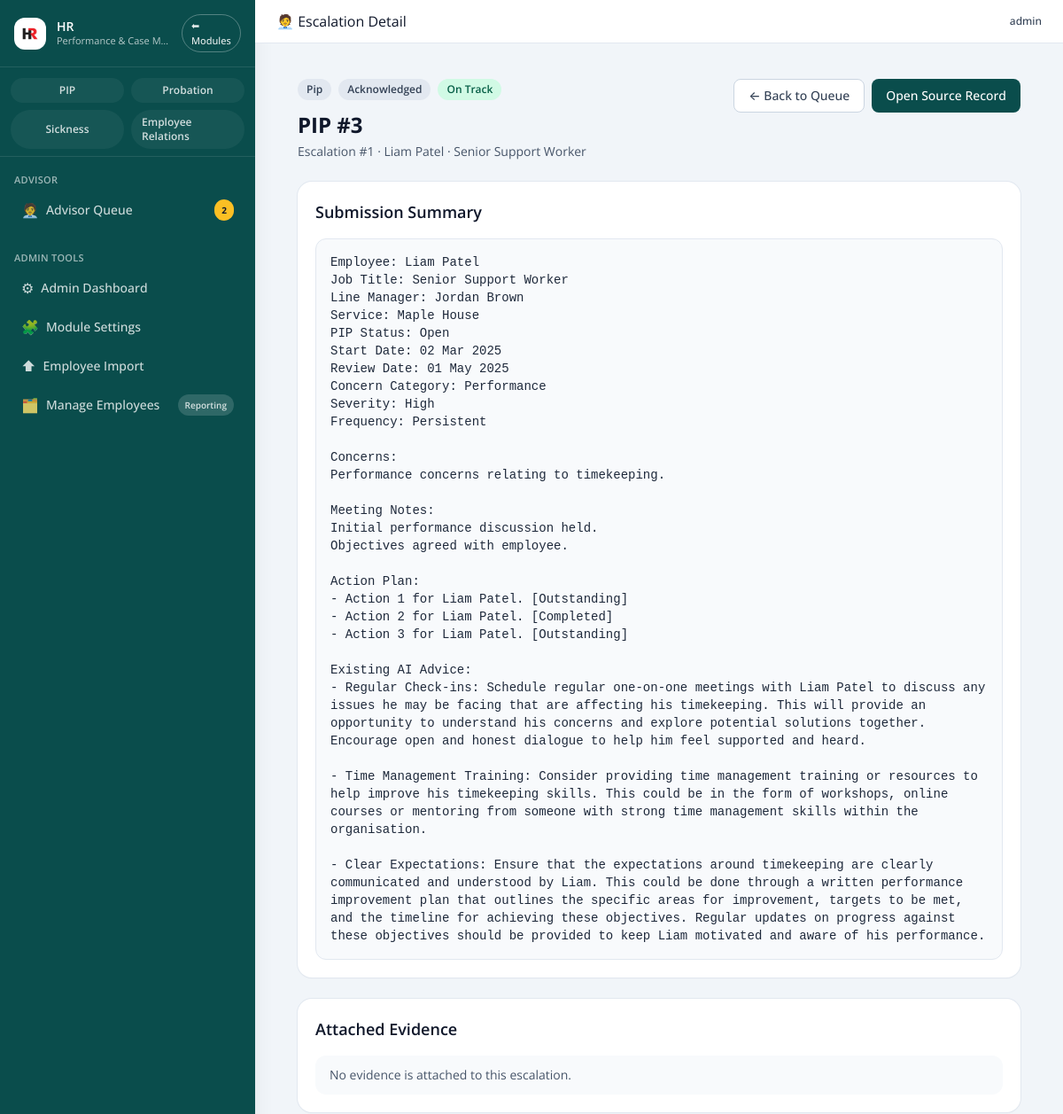
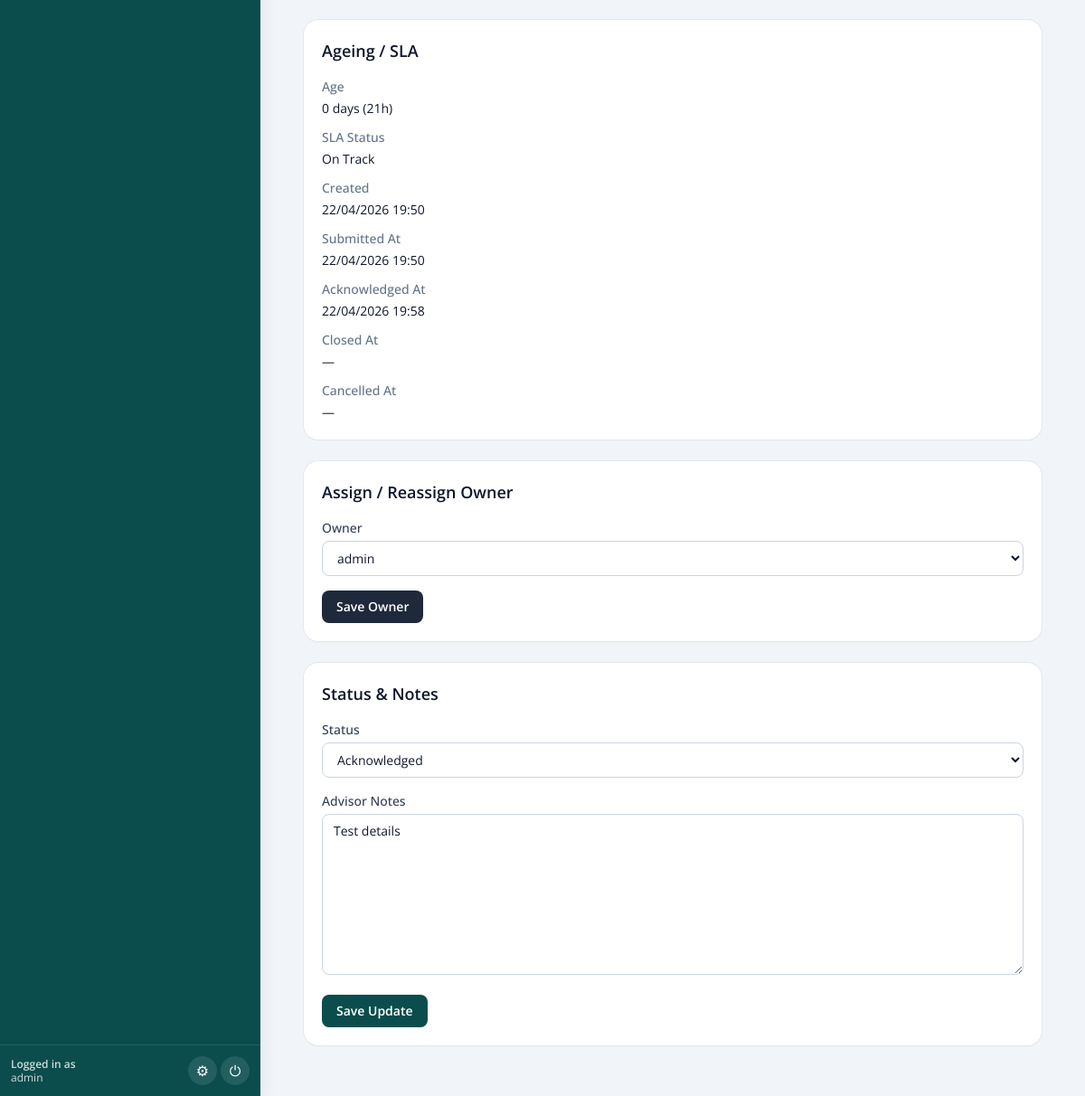
Page /admin/escalations/1 (signed in) on the earlier database version (2 pictures, top to bottom).
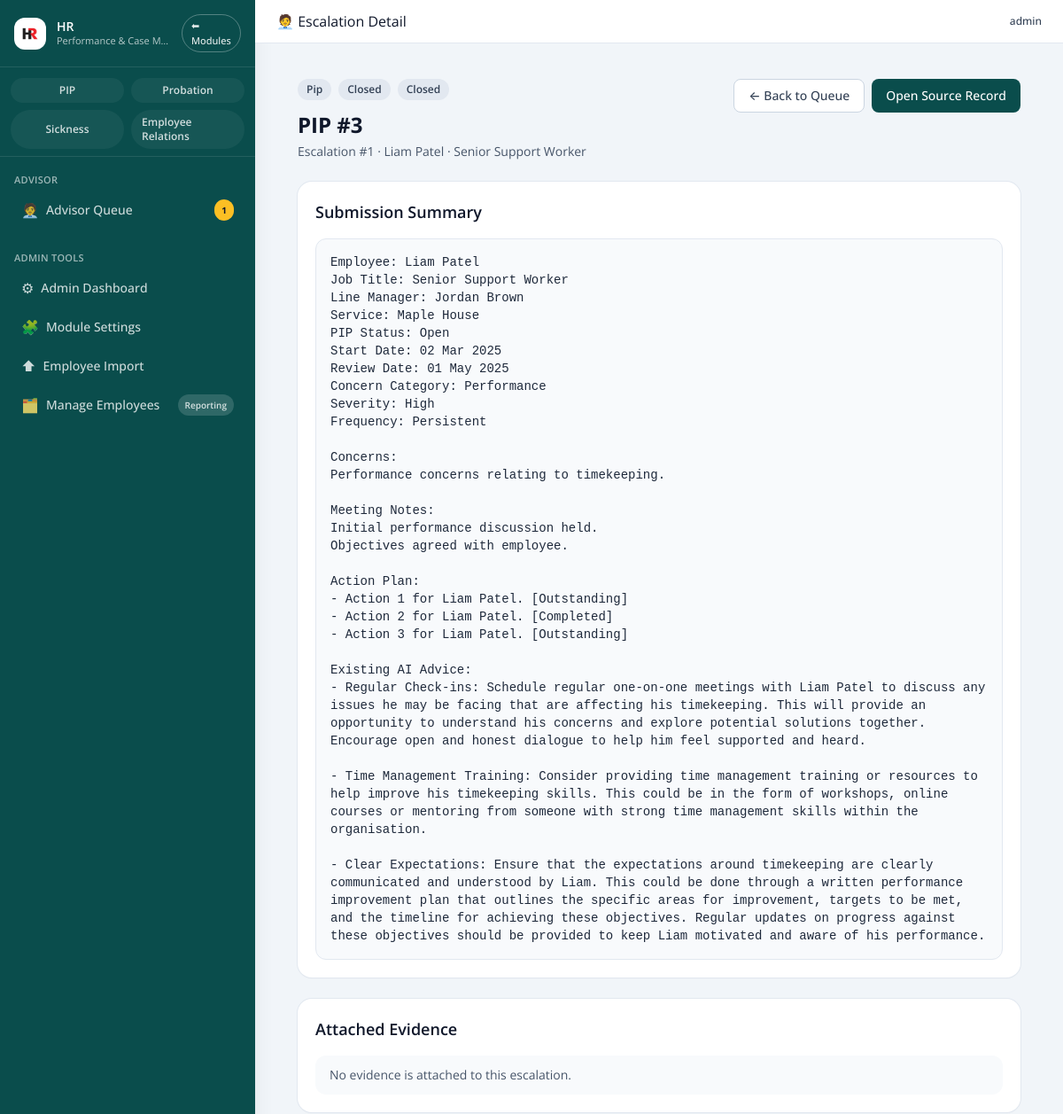
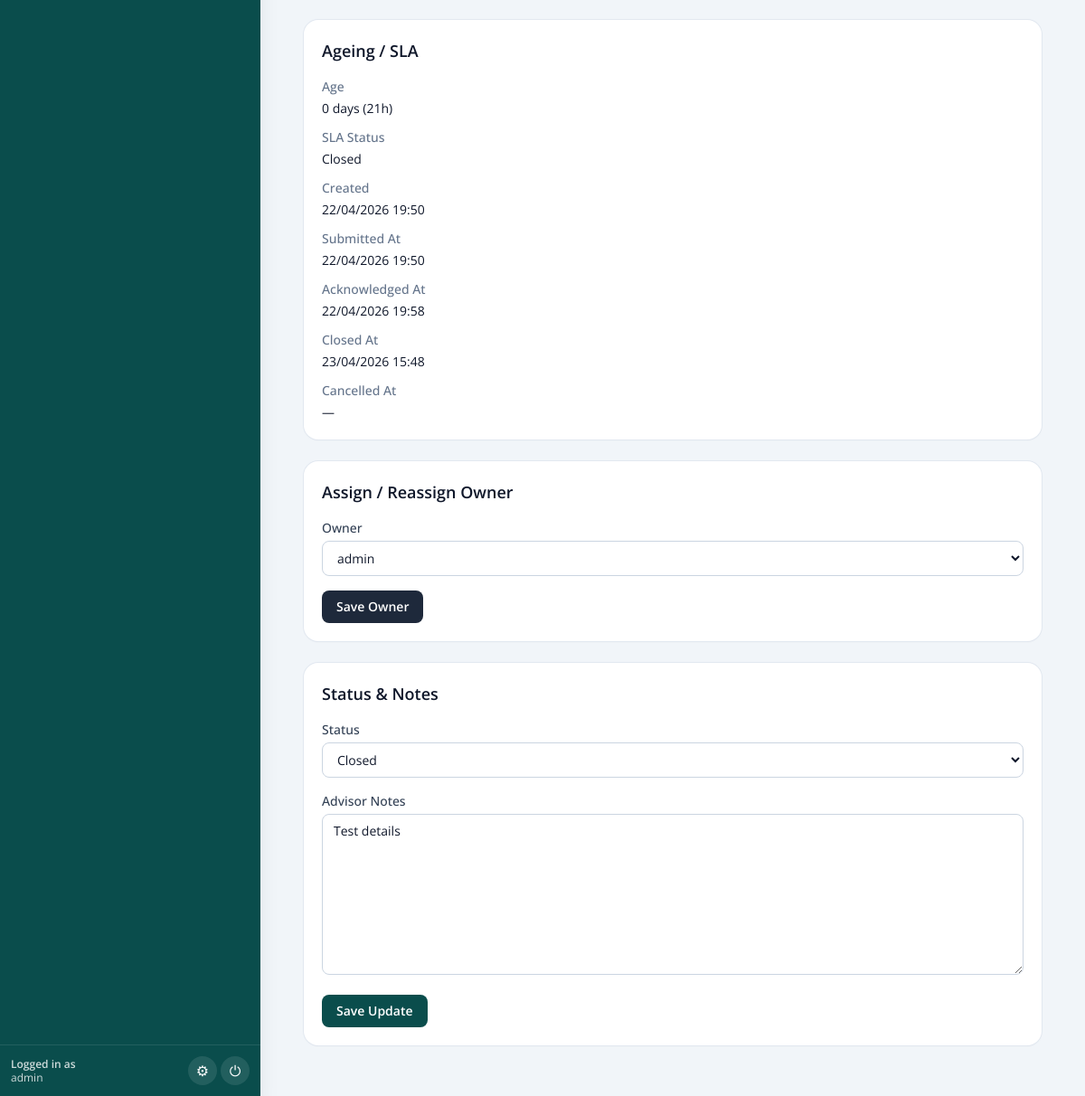
Same page on the later database version (2 pictures, top to bottom).
### pip_app/models.py (models this page shows, shortened)
class AdvisorEscalation(db.Model):
    __tablename__ = "advisor_escalations"
    id = db.Column(db.Integer, primary_key=True)
    organisation_id = db.Column(
        db.Integer,
        db.ForeignKey("organisations.id"),
        nullable=True,
        index=True,
    )
    module_key = db.Column(db.String(50), nullable=False, index=True)
    source_record_type = db.Column(db.String(50), nullable=False, index=True)
    source_record_id = db.Column(db.Integer, nullable=False, index=True)
    submitted_by_user_id = db.Column(
        db.Integer,
        db.ForeignKey("user.id"),
        nullable=False,
        index=True,
    )
    assigned_to_user_id = db.Column(
        db.Integer,
        db.ForeignKey("user.id"),
        nullable=True,
        index=True,
    )
    status = db.Column(db.String(50), nullable=False, default="draft", index=True)
    summary = db.Column(db.Text, nullable=True)
    advisor_notes = db.Column(db.Text, nullable=True)
    submitted_at = db.Column(db.DateTime, nullable=True)
    acknowledged_at = db.Column(db.DateTime, nullable=True)
    closed_at = db.Column(db.DateTime, nullable=True)
    cancelled_at = db.Column(db.DateTime, nullable=True)
    created_at = db.Column(db.DateTime, default=datetime.utcnow, nullable=False)
    updated_at = db.Column(
        db.DateTime,
        default=datetime.utcnow,
        onupdate=datetime.utcnow,
        nullable=False,
    )
    organisation = db.relationship(
        "Organisation",
        backref=db.backref("advisor_escalations", lazy=True),
    )
    submitted_by = db.relationship(
        "User",
        foreign_keys=[submitted_by_user_id],
        backref=db.backref("submitted_advisor_escalations", lazy=True),
    )
    assigned_to = db.relationship(
        "User",
        foreign_keys=[assigned_to_user_id],
        backref=db.backref("assigned_advisor_escalations", lazy=True),
    )
    documents = db.relationship(
        "AdvisorEscalationDocument",
        back_populates="escalation",
        cascade="all, delete-orphan",
        lazy=True,
        order_by="desc(AdvisorEscalationDocument.created_at)",
    )
    __table_args__ = (
        db.Index(
            "ix_advisor_escalation_source_lookup",
            "source_record_type",
            "source_record_id",
        ),
    )

class User(db.Model, UserMixin):
    id = db.Column(db.Integer, primary_key=True)
    username = db.Column(db.String(80), unique=True, nullable=False)
    email = db.Column(db.String(120), unique=True, nullable=False)
    password_hash = db.Column(db.String(200), nullable=False)
    admin_level = db.Column(db.Integer, default=0)  # 0 = line mgr, 1 = admin, 2 = superuser
    team_id = db.Column(db.Integer, nullable=True)
    organisation_id = db.Column(
        db.Integer,
        db.ForeignKey("organisations.id"),
        nullable=True,
        index=True,
    )
    organisation = db.relationship(
        "Organisation",
        backref=db.backref("users", lazy=True),
    )
    def is_admin(self):
        return self.admin_level >= 1
    def is_superuser(self):
        return self.admin_level == 2

### pip_app/blueprints/admin.py (the view)
@admin_bp.route("/admin/escalations/<int:escalation_id>")
@login_required
def advisor_escalation_detail(escalation_id):
    access_check = _admin_queue_access_required()
    if access_check:
        return access_check
    escalation = _get_escalation_or_404(escalation_id)
    source = _build_escalation_source_context(escalation)
    assignable_users = _scoped_assignable_users()
    age_data = _calculate_escalation_age_data(escalation)
    return render_template(
        "admin_escalation_detail.html",
        escalation=escalation,
        source=source,
        escalation_status_labels=ESCALATION_STATUS_LABELS,
        assignable_users=assignable_users,
        age_data=age_data,
    )

### app.py (called while the page is built)
@login_manager.user_loader
def load_user(user_id):
    return db.session.get(User, int(user_id))

@app.context_processor
def inject_module():
    return dict(active_module=session.get('active_module'))

@app.context_processor
def inject_enabled_modules():
    try:
        if getattr(current_user, "is_authenticated", False):
            return dict(enabled_modules=get_enabled_modules(user=current_user))
        return dict(enabled_modules=get_enabled_modules())
    except Exception:
        return dict(enabled_modules={module_key: True for module_key in DEFAULT_MODULE_KEYS})

@app.context_processor
def inject_csrf_token():
    return dict(csrf_token=generate_csrf)

@app.context_processor
def inject_time_helpers():
    return {
        "now_local": now_local,
        "today_local": today_local,
        "now_utc": now_utc,
    }

def compat_url_for(endpoint, **values):
    endpoint = LEGACY_ENDPOINT_ALIASES.get(endpoint, endpoint)
    return flask_url_for(endpoint, **values)

### pip_app/blueprints/admin.py (called while the page is built)
def _get_escalation_or_404(escalation_id):
    escalation = _scoped_escalation_query().filter(
        AdvisorEscalation.id == escalation_id
    ).first_or_404()
    return escalation

### templates/admin_escalation_detail.html (shortened to what the changed rows need)
{% extends "base.html" %}
{% block content %}
<div class="max-w-7xl mx-auto px-4 sm:px-6 py-6 space-y-6">
  <div class="flex flex-col gap-3 lg:flex-row lg:items-start lg:justify-between">
    <div>
      <div class="flex flex-wrap items-center gap-2">
        <span class="inline-flex items-center rounded-full bg-slate-200 px-2.5 py-1 text-xs font-semibold text-slate-700">
          {{ escalation.module_key|replace('_', ' ')|title }}
        </span>
        <span class="inline-flex items-center rounded-full bg-slate-200 px-2.5 py-1 text-xs font-semibold text-slate-700">
          {{ escalation.status|replace('_', ' ')|title }}
        </span>
        {% if age_data.sla_status == 'green' %}
          <span class="inline-flex items-center rounded-full bg-emerald-100 px-2.5 py-1 text-xs font-semibold text-emerald-800">
            {{ age_data.sla_label }}
          </span>
        {% elif age_data.sla_status == 'amber' %}
          <span class="inline-flex items-center rounded-full bg-amber-100 px-2.5 py-1 text-xs font-semibold text-amber-800">
            {{ age_data.sla_label }}
          </span>
        {% elif age_data.sla_status == 'red' %}
          <span class="inline-flex items-center rounded-full bg-red-100 px-2.5 py-1 text-xs font-semibold text-red-800">
            {{ age_data.sla_label }}
          </span>
        {% else %}
          <span class="inline-flex items-center rounded-full bg-slate-200 px-2.5 py-1 text-xs font-semibold text-slate-700">
            {{ age_data.sla_label }}
          </span>
        {% endif %}
      </div>
      <h2 class="mt-3 text-2xl font-bold text-slate-900">
        {{ source.source_title }}
      </h2>
      <p class="mt-1 text-sm text-slate-600">
        Escalation #{{ escalation.id }}
        {% if source.employee_name %} · {{ source.employee_name }}{% endif %}
        {% if source.secondary %} · {{ source.secondary }}{% endif %}
      </p>
    </div>
  </div>
  <div class="grid grid-cols-1 gap-6 xl:grid-cols-3">
    <div class="xl:col-span-2 space-y-6">
      <div class="rounded-2xl bg-white p-5 shadow-sm ring-1 ring-slate-200">
        <h3 class="text-lg font-semibold text-slate-900">Submission Summary</h3>
        {% if escalation.summary %}
          <pre class="mt-4 whitespace-pre-wrap text-sm text-slate-800 rounded-xl border border-slate-200 bg-slate-50 p-4">{{ escalation.summary }}</pre>
        {% else %}
          <div class="mt-4 rounded-xl bg-slate-50 px-4 py-3 text-sm text-slate-600">
            No summary was provided for this escalation.
          </div>
        {% endif %}
      </div>
    </div>
    <div class="space-y-6">
      <div class="rounded-2xl bg-white p-5 shadow-sm ring-1 ring-slate-200">
        <dl class="mt-4 space-y-3 text-sm">
          <div>
            <dt class="font-medium text-slate-500">SLA Status</dt>
            <dd class="mt-1 text-slate-900">{{ age_data.sla_label }}</dd>
          </div>
          <div>
            <dt class="font-medium text-slate-500">Created</dt>
            <dd class="mt-1 text-slate-900">{{ escalation.created_at.strftime('%d/%m/%Y %H:%M') if escalation.created_at else '—' }}</dd>
          </div>
          <div>
            <dt class="font-medium text-slate-500">Submitted At</dt>
            <dd class="mt-1 text-slate-900">{{ escalation.submitted_at.strftime('%d/%m/%Y %H:%M') if escalation.submitted_at else '—' }}</dd>
          </div>
          <div>
            <dt class="font-medium text-slate-500">Acknowledged At</dt>
            <dd class="mt-1 text-slate-900">{{ escalation.acknowledged_at.strftime('%d/%m/%Y %H:%M') if escalation.acknowledged_at else '—' }}</dd>
          </div>
          <div>
            <dt class="font-medium text-slate-500">Closed At</dt>
            <dd class="mt-1 text-slate-900">{{ escalation.closed_at.strftime('%d/%m/%Y %H:%M') if escalation.closed_at else '—' }}</dd>
          </div>
          <div>
            <dt class="font-medium text-slate-500">Cancelled At</dt>
            <dd class="mt-1 text-slate-900">{{ escalation.cancelled_at.strftime('%d/%m/%Y %H:%M') if escalation.cancelled_at else '—' }}</dd>
          </div>
        </dl>
      </div>
      <div class="rounded-2xl bg-white p-5 shadow-sm ring-1 ring-slate-200">
        <form method="POST"
              action="{{ url_for('admin.assign_advisor_escalation', escalation_id=escalation.id) }}"
              class="mt-4 space-y-4">
          <div>
            <label class="block text-sm font-medium text-slate-700 mb-1">Owner</label>
            <select name="assigned_to_user_id"
                    class="w-full rounded-lg border border-slate-300 bg-white px-3 py-2 text-sm text-slate-900">
              {% for user in assignable_users %}
                <option value="{{ user.id }}" {% if escalation.assigned_to_user_id == user.id %}selected{% endif %}>
                  {{ user.username }}
                </option>
              {% endfor %}
            </select>
          </div>
        </form>
      </div>
      <div class="rounded-2xl bg-white p-5 shadow-sm ring-1 ring-slate-200">
        <form method="POST"
              action="{{ url_for('admin.update_advisor_escalation', escalation_id=escalation.id) }}"
              class="mt-4 space-y-4">
          <div>
            <label class="block text-sm font-medium text-slate-700 mb-1">Status</label>
            <select name="status"
                    class="w-full rounded-lg border border-slate-300 bg-white px-3 py-2 text-sm text-slate-900">
              {% for key, label in escalation_status_labels.items() %}
                <option value="{{ key }}" {% if escalation.status == key %}selected{% endif %}>{{ label }}</option>
              {% endfor %}
            </select>
          </div>
          <div>
            <label class="block text-sm font-medium text-slate-700 mb-1">Advisor Notes</label>
            <textarea name="advisor_notes"
                      rows="8"
                      class="w-full rounded-lg border border-slate-300 bg-white px-3 py-2 text-sm text-slate-900"
                      placeholder="Add review notes, rationale, or next steps...">{{ escalation.advisor_notes or '' }}</textarea>
          </div>
        </form>
      </div>
    </div>
  </div>
</div>
{% endblock %}

### templates/base.html (shortened to what the changed rows need)
<!doctype html>
<html lang="en">
<head>
  <script src="https://cdn.tailwindcss.com"></script>
  <link rel="stylesheet" href="{{ url_for('static', filename='css/tokens.css') }}">
  <link rel="stylesheet" href="{{ url_for('static', filename='css/ui.css') }}">
</head>
<body class="bg-slate-100 text-slate-900">
{% set is_logged_in = current_user.is_authenticated if current_user is defined else False %}
{% set current_endpoint = request.endpoint or '' %}
{% set active_module = (active_module|default(None)) or session.get('active_module') %}
{% set enabled_modules = enabled_modules|default({}) %}
{% set advisor_queue_counts = advisor_queue_counts|default({'open': 0, 'unassigned': 0}) %}
{% set layout = (layout|default('')) %}
{% set hide_sidebar = ((hide_sidebar if hide_sidebar is defined else False) or (not is_logged_in) or (layout == 'fullscreen')) %}
<div class="min-h-screen flex bg-slate-100">
  {% if is_logged_in and not hide_sidebar %}
    <aside class="flex flex-col w-72 bg-[#0a4d4c] text-white shadow-xl">
      <nav class="flex-1 overflow-y-auto px-3 py-4 space-y-6 text-sm">
        {% if current_user.is_admin() %}
          <div>
            <ul class="space-y-1">
              <li>
                <a href="{{ url_for('admin.advisor_escalation_queue') }}"
                   class="flex items-center justify-between gap-2 rounded-xl px-3 py-2
                          {% if current_endpoint == 'admin.advisor_escalation_queue' %}
                            bg-white text-[#0a4d4c]
                          {% else %}
                            text-white/80 hover:bg-white/10
                          {% endif %}">
                  <span class="flex items-center gap-2 min-w-0">
                    <span class="text-base">🧑‍💼</span>
                    <span class="text-sm font-medium">Advisor Queue</span>
                  </span>
                  {% if advisor_queue_counts.open > 0 %}
                    <span class="inline-flex items-center rounded-full bg-amber-400 px-2 py-0.5 text-[10px] font-bold text-slate-900">
                      {{ advisor_queue_counts.open }}
                    </span>
                  {% else %}
                    <span class="inline-flex items-center rounded-full bg-white/15 px-2 py-0.5 text-[10px] font-semibold text-inherit">
                      0
                    </span>
                  {% endif %}
                </a>
              </li>
            </ul>
          </div>
        {% endif %}
      </nav>
    </aside>
  {% endif %}
  <div class="flex-1 flex flex-col min-w-0">
    <main class="flex-1 min-w-0 px-4 sm:px-6 pb-8">
      {% block content %}{% endblock %}
    </main>
  </div>
</div>
</body>
</html>

Differences in the rows shown:
changed AdvisorEscalation "Pip": status "Acknowledged" → "Closed"; sla_label (not shown) → "Closed"; closed_at "—" → "23/04/2026 15:48"
Other differences:
{{ advisor_queue_counts.open }}: "2" → "1"
{{ age_data.sla_label }}: "On Track" → (not shown)
